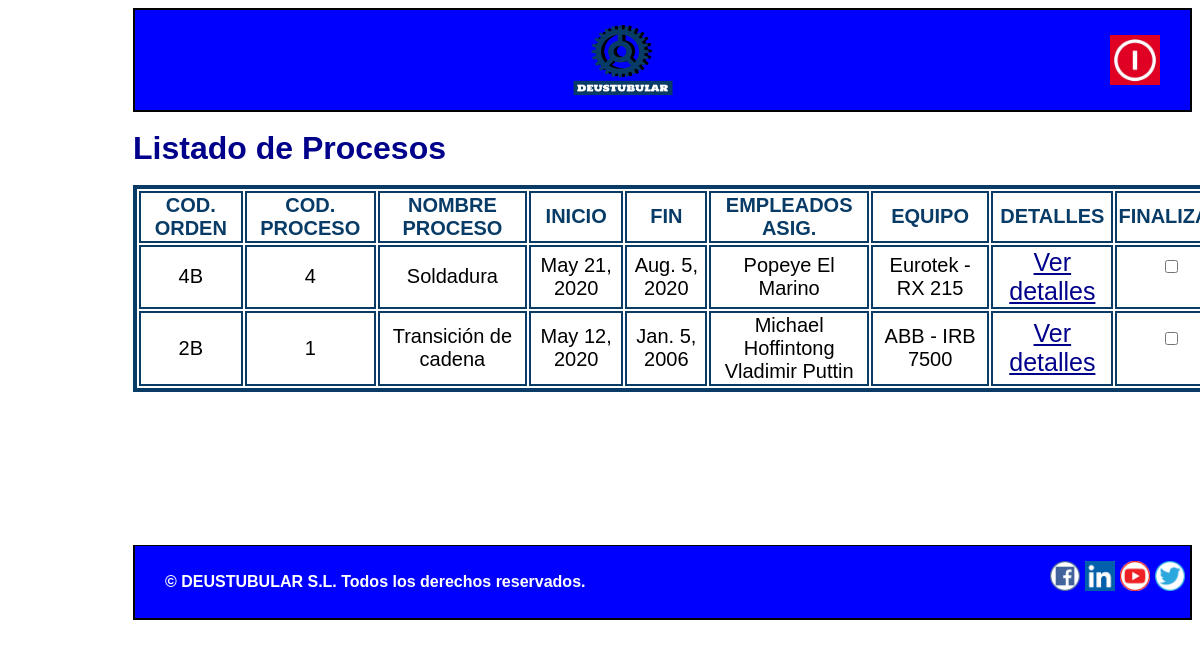
The app's page /appGestion_de_la_produccion/operario/, older data.
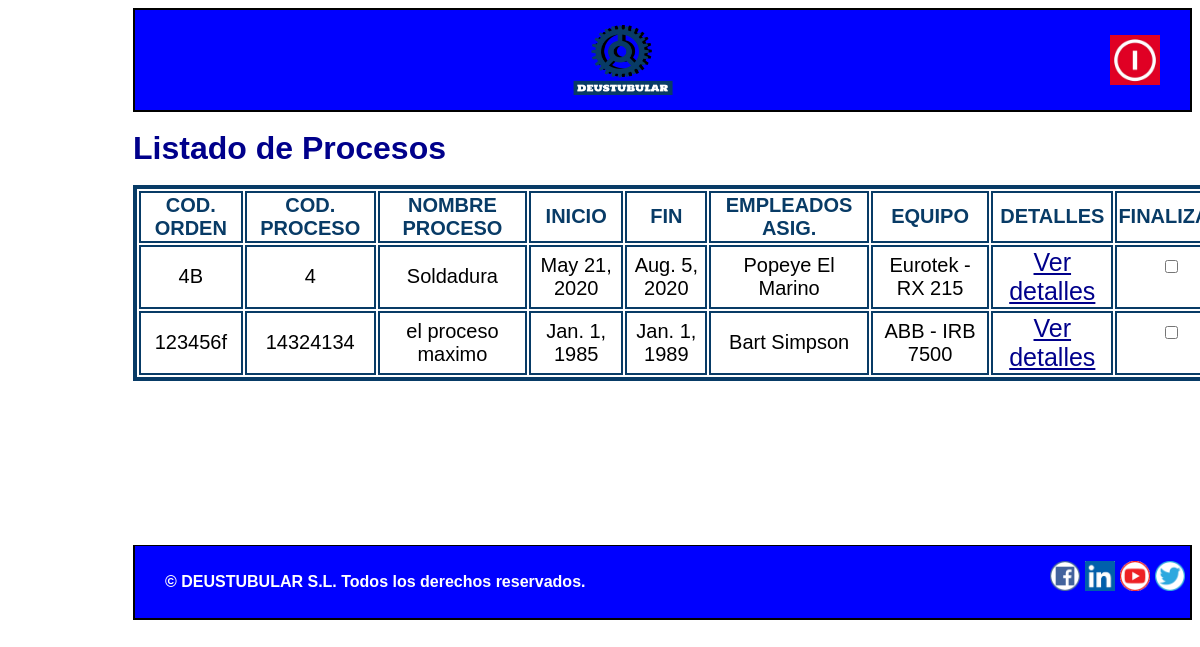
The same page, newer data.
### appGestion_de_la_produccion/models.py (models this page shows, shortened)
class Proceso(models.Model):
    empleados_asignados = models.ManyToManyField(Empleado)
    equipo=models.ForeignKey(Equipo, on_delete=models.SET_NULL, null=True)
    codigo_orden = models.CharField(max_length=10)
    codigo_proceso = models.IntegerField()
    nombre_proceso = models.CharField(max_length=50)
    referencia = models.CharField(max_length=10)
    inicio = models.DateField()
    fin = models.DateField()

class Empleado(models.Model):
    nombre = models.CharField(max_length=50)
    DNI = models.CharField(max_length=9)
    apellido = models.CharField(max_length=50)
    email = models.EmailField(max_length=100)
    telefono = models.IntegerField()
    responsable=models.BooleanField()

class Equipo(models.Model):
    modelo = models.CharField(max_length=25)
    marca = models.CharField(max_length=25)
    categoria = models.CharField(max_length=50)
    fecha_adquisicion = models.DateField()
    fecha_instalacion = models.DateField()

### appGestion_de_la_produccion/views.py (the view)
# urls.py: path('operario/', views.operario, name='operario'),  # Url inicial de operarios
def operario(request):
    proceso = Proceso.objects.order_by("nombre_proceso")
    context = {"lista_procesos": proceso}
    return render(request, "Operario.html", context)

### appGestion_de_la_produccion/templates/Operario.html (shortened to what this page needs)
{% extends "PlantillaOperario.html"%}
{%load static%}
{% block contenido %}
<h1>Listado de Procesos</h1>
<div class="tablasueltas">
<table id="cosadeproceso">
    <thead>
    <tr class="cosadeproceso">
        <td class="cosadeproceso"> <b> COD. ORDEN </b> </td>
        <td class="cosadeproceso"> <b> COD. PROCESO</b> </td>
        <td class="cosadeproceso"> <b> NOMBRE PROCESO</b> </td>
        <td class="cosadeproceso"> <b> INICIO</b> </td>
        <td class="cosadeproceso"> <b> FIN</b> </td>
        <td class="cosadeproceso"> <b> EMPLEADOS ASIG.</b> </td>
        <td class="cosadeproceso"> <b> EQUIPO</b> </td>
        <td class="cosadeproceso"> <b> DETALLES</b> </td>
        <td class="cosadeproceso"> <b> FINALIZAR</b> </td>
    </tr>
    </thead>
    {% for Proceso in lista_procesos %}
    <tr class="cosadeproceso">
        <td class="cosadeproceso">{{ Proceso.codigo_orden }}</td>
        <td class="cosadeproceso">{{ Proceso.codigo_proceso }}</td>
        <td class="cosadeproceso">{{ Proceso.nombre_proceso }}</td>
        <td class="cosadeproceso">{{ Proceso.inicio }}</td>
        <td class="cosadeproceso">{{ Proceso.fin }}</td>
        <td class="cosadeproceso">{% for ea in Proceso.empleados_asignados.all %}
                {{ea.nombre}} {{ea.apellido}} </br>
            {% endfor %}</td>
        <td class="cosadeproceso">{{ Proceso.equipo.marca }} - {{ Proceso.equipo.modelo }}</td>
        <td class="cosadeequipo"><a href="/appGestion_de_la_produccion/operario/proceso/{{ Proceso.id }}" title="Detalles">Ver detalles</a></td>
        <td>
            <form action="">
                <input type="checkbox" name="finalizar" class="chekboxoperario" />
            </form>
        </td>
    </tr>
    {% endfor %}
</table>
</div>
{% endblock %}

Row changes from the older to the newer data that the page shows:
removed Proceso: codigo_orden "2B", codigo_proceso "1", nombre_proceso "Transición de cadena", inicio "May 12, 2020", fin "Jan. 5, 2006", equipo.marca "ABB", equipo.modelo "IRB 7500"
no longer on this page (row unchanged): Empleado: nombre "Michael", apellido "Hoffintong", shown under "2B"
no longer on this page (row unchanged): Empleado: nombre "Vladimir", apellido "Puttin", shown under "2B"
added Proceso: codigo_orden "123456f", codigo_proceso "14324134", nombre_proceso "el proceso maximo", inicio "Jan. 1, 1985", fin "Jan. 1, 1989", equipo.marca "ABB", equipo.modelo "IRB 7500"
now on this page (row unchanged): Empleado: nombre "Bart", apellido "Simpson", shown under "123456f"
